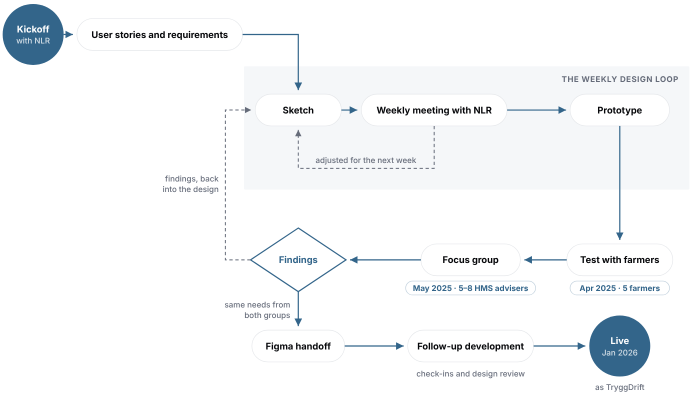
#> input picture assets/tryggdrift/tryggdrift-design-process.png, 1400 x 796 px (shown at 1/2 size)
$ python phone-mockup.py tryggdrift-design-process.png tryggdrift-design-process.png
#> lines starting #> are read from the running program, lines starting #| are printed output that depends on the picture; after the words box and inside, x2 and y2 are one past the last pixel; in counts of white or black regions, pixels touching at a corner belong together
"""
Phone mockups for the TryggDrift case study, in the style of the KSL
tablet mockups: the raw screenshot pasted 1:1 into a clay-white frame
(245, 243, 241) with a soft shadow below, on a transparent background.

The canvas is the phone plus room for its shadow, so in the carousel the
caption under it is as wide as the phone. The carousel's "phone" layout
gives these narrower slides than KSL's tablets.

Usage (screenshots are 923 x 2000, as exported from the phone):

    python3 phone-mockup.py <screenshot> <out.webp>

Every mockup made with this script is 1071 x 2172.
"""

import sys

from PIL import Image, ImageChops, ImageDraw, ImageFilter

CLAY = (245, 243, 241, 255)
ISLAND = (18, 18, 18, 255)
BEZEL = 34
OUTER_RADIUS = 150
SCREEN_RADIUS = OUTER_RADIUS - BEZEL
TOP, BOTTOM, SIDE = 24, 80, 40  # room for the shadow


def rounded(size, radius):
    mask = Image.new("L", size, 0)
    ImageDraw.Draw(mask).rounded_rectangle((0, 0, size[0] - 1, size[1] - 1), radius, fill=255)
    return mask


def mockup(screenshot_path, out_path):
#> called with screenshot_path = 'tryggdrift-design-process.png', out_path = 'tryggdrift-design-process.png'
    screen = Image.open(screenshot_path).convert("RGBA")
    sw, sh = screen.size
#> sw = 1400; sh = 796
    dw, dh = sw + 2 * BEZEL, sh + 2 * BEZEL
#> dw = 1468; dh = 864
    ch = TOP + dh + BOTTOM
#> ch = 968
    cw = SIDE + dw + SIDE
#> cw = 1548
    dx, dy = SIDE, TOP

    canvas = Image.new("RGBA", (cw, ch), (0, 0, 0, 0))
#> canvas: PIL image 1548x968 RGBA; every value is 0

    # Shadow: a soft ambient one all round, and a deeper one below.
    device_mask = rounded((dw, dh), OUTER_RADIUS)
#> in rounded, `mask = Image.new("L", size, 0)`: mask: PIL image 1468x864 L; every value is 0
#> in rounded, `ImageDraw.Draw(mask).rounded_rectangle((0, 0, size[0] - 1, size[1] - 1..`:
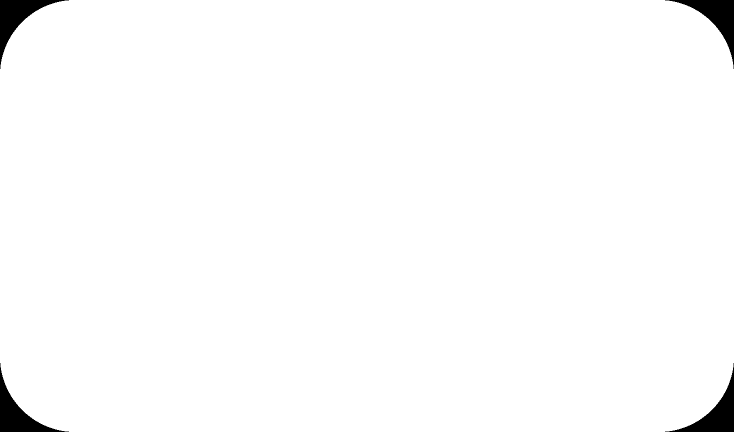
#> mask: PIL image 1468x864 L (shown at 1/2 size); 98.5% white; 4 black regions, box (x1, y1, x2, y2) and area: (0, 0, 138, 138) 4868, (1330, 0, 1468, 138) 4868, (0, 726, 138, 864) 4868, (1330, 726, 1468, 864) 4868
    for alpha, offset, blur in ((40, 0, 14), (60, 18, 30)):
        shadow = Image.new("L", (cw, ch), 0)
        shadow.paste(device_mask.point(lambda v: v * alpha // 255), (dx, dy + offset))
        shadow = shadow.filter(ImageFilter.GaussianBlur(blur))
        layer = Image.new("RGBA", (cw, ch), (0, 0, 0, 0))
        layer.putalpha(shadow)
        canvas = Image.alpha_composite(canvas, layer)
#> this loop made 2 passes
#> pass 1, in mockup, `shadow = shadow.filter(ImageFilter.GaussianBlur(blur))`:
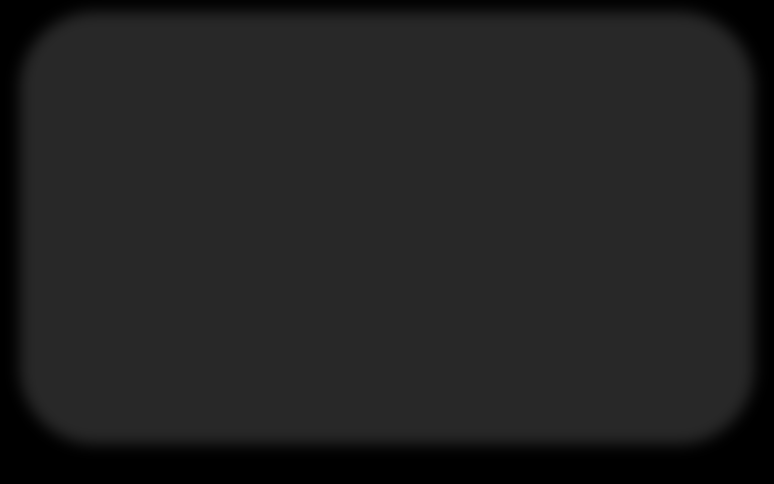
#> shadow: PIL image 1548x968 L (shown at 1/2 size); min 0, max 40, mean 33.3
#> after the loop:
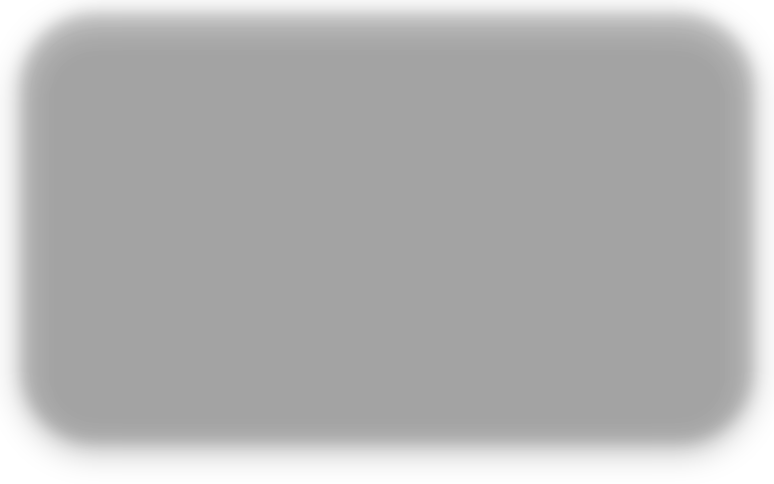
#> canvas: PIL image 1548x968 RGBA (shown at 1/2 size); mean R, G, B, A 0, 0, 0, 76.1; transparent parts drawn white
#> after the loop:
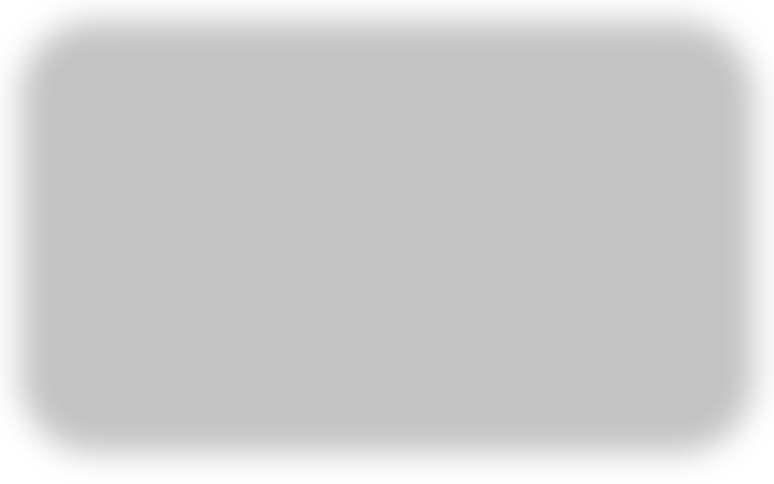
#> layer: PIL image 1548x968 RGBA (shown at 1/2 size); mean R, G, B, A 0, 0, 0, 49.9; transparent parts drawn white

    # The frame.
    frame = Image.new("RGBA", (dw, dh), CLAY)
    canvas.paste(frame, (dx, dy), device_mask)
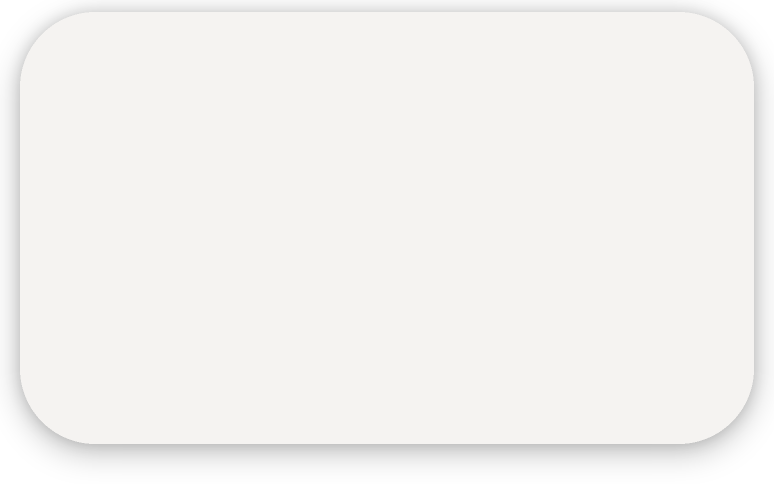
#> canvas: PIL image 1548x968 RGBA (shown at 1/2 size); mean R, G, B, A 204.2, 202.5, 200.9, 215.4; transparent parts drawn white

    # The screen, 1:1, with rounded corners.
    screen_mask = ImageChops.multiply(rounded((sw, sh), SCREEN_RADIUS), screen.getchannel("A"))
#> call 2 of rounded, with size = (1400, 796), radius = 116
#> in rounded (call 2), `mask = Image.new("L", size, 0)`: mask: PIL image 1400x796 L; every value is 0
#> in rounded (call 2), `ImageDraw.Draw(mask).rounded_rectangle((0, 0, size[0] - 1, size[1] - 1..`:
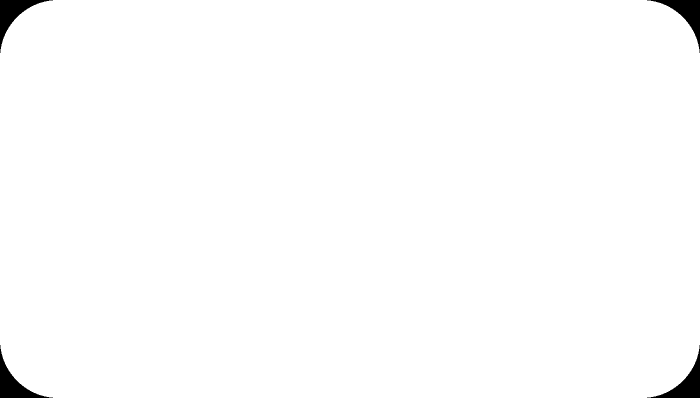
#> mask: PIL image 1400x796 L (shown at 1/2 size); 99% white; 4 black regions, box (x1, y1, x2, y2) and area: (0, 0, 106, 106) 2922, (1294, 0, 1400, 106) 2922, (0, 690, 106, 796) 2922, (1294, 690, 1400, 796) 2922
    canvas.paste(screen, (dx + BEZEL, dy + BEZEL), screen_mask)
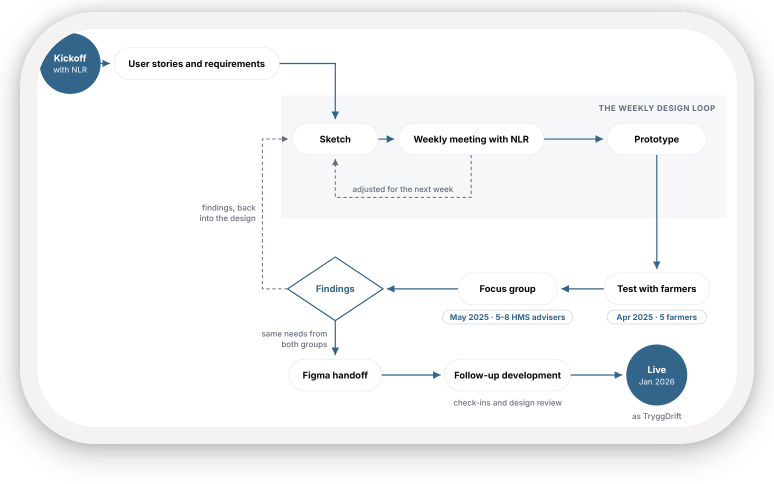
#> canvas: PIL image 1548x968 RGBA (shown at 1/2 size); mean R, G, B, A 204.6, 205.6, 206.5, 215.4; transparent parts drawn white

    # The camera island, in the gap the status bar leaves for it.
    iw, ih = round(sw * 0.27), 74
#> iw = 378; ih = 74
    ix, iy = dx + BEZEL + (sw - iw) // 2, dy + BEZEL + 31
#> ix = 585; iy = 89
    ImageDraw.Draw(canvas).rounded_rectangle((ix, iy, ix + iw, iy + ih), ih // 2, fill=ISLAND)

    canvas.save(out_path, "WEBP", quality=90, method=6)
    return canvas.size


if __name__ == "__main__":
    print(mockup(sys.argv[1], sys.argv[2]))
